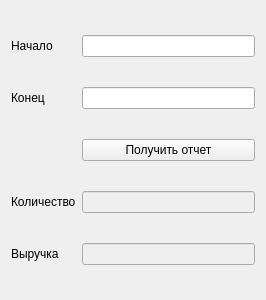
<?xml version="1.0" encoding="UTF-8"?>
<ui version="4.0">
 <class>SalesReport</class>
 <widget class="QWidget" name="SalesReport">
  <property name="geometry">
   <rect>
    <x>0</x>
    <y>0</y>
    <width>266</width>
    <height>300</height>
   </rect>
  </property>
  <property name="windowTitle">
   <string>Отчет по продажам</string>
  </property>
  <layout class="QGridLayout" name="gridLayout">
   <item row="0" column="0">
    <widget class="QLabel" name="label">
     <property name="text">
      <string>Начало</string>
     </property>
    </widget>
   </item>
   <item row="1" column="1">
    <widget class="QLineEdit" name="end"/>
   </item>
   <item row="2" column="1">
    <widget class="QPushButton" name="calc">
     <property name="text">
      <string>Получить отчет</string>
     </property>
    </widget>
   </item>
   <item row="3" column="0">
    <widget class="QLabel" name="label_3">
     <property name="text">
      <string>Количество</string>
     </property>
    </widget>
   </item>
   <item row="3" column="1">
    <widget class="QLineEdit" name="count">
     <property name="enabled">
      <bool>false</bool>
     </property>
    </widget>
   </item>
   <item row="0" column="1">
    <widget class="QLineEdit" name="start"/>
   </item>
   <item row="1" column="0">
    <widget class="QLabel" name="label_2">
     <property name="text">
      <string>Конец</string>
     </property>
    </widget>
   </item>
   <item row="4" column="0">
    <widget class="QLabel" name="label_4">
     <property name="text">
      <string>Выручка</string>
     </property>
    </widget>
   </item>
   <item row="4" column="1">
    <widget class="QLineEdit" name="sum">
     <property name="enabled">
      <bool>false</bool>
     </property>
    </widget>
   </item>
  </layout>
 </widget>
 <resources/>
 <connections/>
</ui>
